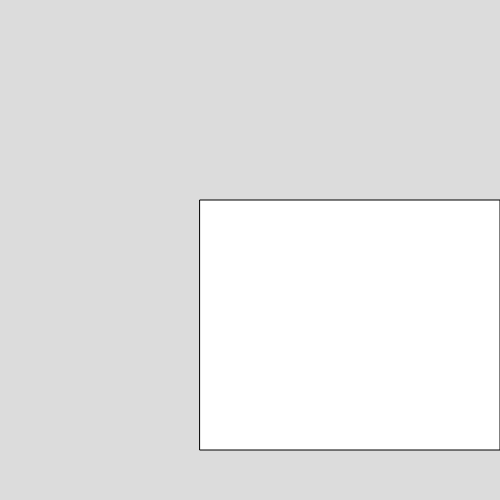
Frame 1 (no input)
Frame 60 (no input): identical to frame 1, image omitted
Frame 120 (the mouse pressed at the canvas centre since frame 60): identical to frame 1, image omitted

The p5.js sketch that drew this single still picture (run headless with seeded random() and noise() and a simulated clock; from frame 60 on, the mouse is pressed at the canvas centre):

// p5.js sketch
// ── sketch.js
function setup() {
  createCanvas(500, 500);
}

function draw() {
  background(220);
  rect(200,200,300,250)
}
